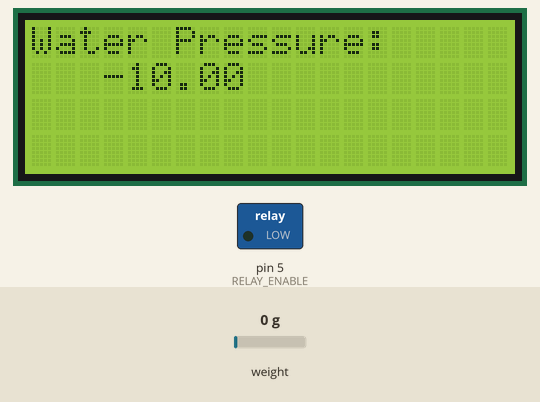
This sketch was run on a simulated Arduino Uno, built with avr-gcc and run on an emulated ATmega328P. On the bench: 20×4 character LCD, switched loads named in the sketch (green lamp = pin HIGH). The test bench sets the inputs (shaded band); at power-on: weight on the scale 0 g. What the sketch prints to the serial monitor is not drawn.

Above: at 1.3 s.
1.4 s: weight on the scale set to 3750 g
At 2.7 s:
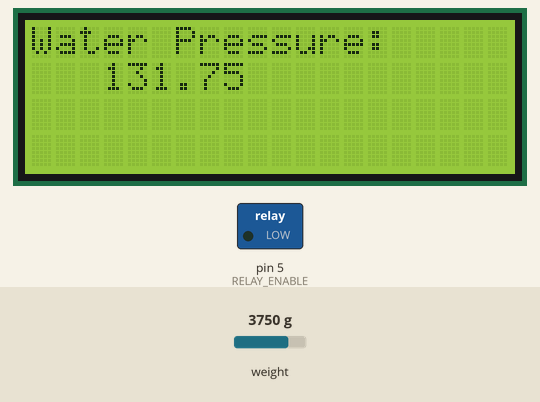
3.4 s: weight on the scale set to 100 g
At 4.9 s:
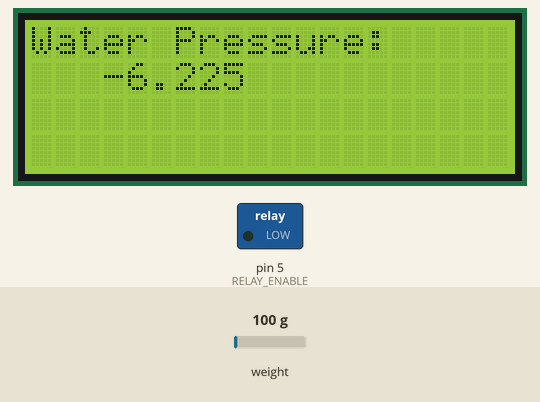
5.2 s: weight on the scale set to 1250 g
At 7.0 s:
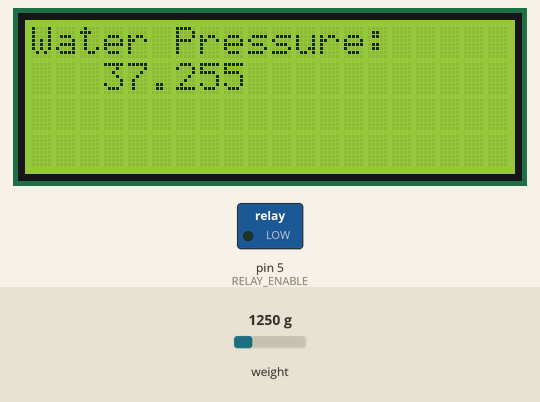
Timing chart, 0 to 8.5 s (numbered marks = the images above; inputs shaded):
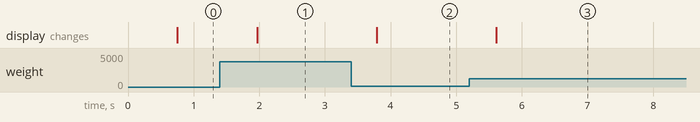

Measured:
- after the input at 1.4 s, the display: changes after 0.57 s (image 1)
- after the input at 3.4 s, the display: changes after 0.39 s (image 2)
- after the input at 5.2 s, the display: changes after 0.41 s (image 3)

The sketch:

open_Then_closed.ino
```cpp
/************************************************************
   Water Pressure Sensor, Water/Solenoid Valve, and
   LCD Display System
   - Ave Kludze, Biofoundry.
**************************************************************/

//Load Librariesd
#include "HX711.h"

#include <Wire.h>
#include <LiquidCrystal_I2C.h>
LiquidCrystal_I2C lcd(0x27,20,4);  // set the LCD address to 0x27 for a 16 chars and 2 line display

//Load Variables
int led = 13;
int num_samples = 5;
unsigned int lcd_r = 0, lcd_g = 0, lcd_b = 0;
unsigned long delaytime = 0, lighttime = 0;
float H_limit = 200.0; //high water pressure limit
float L_limit =  40.0;//low water pressure limit

//Load Timer Variables/Plotting Variables
unsigned long myTime;
unsigned long startMillis;
int valve_value= 300;


// HX711 circuit wiring
const int LOADCELL_DOUT_PIN = 3;
const int LOADCELL_SCK_PIN = 2;
float ADC_val_avg;
float Pressure;
volatile float f;

//Relay Board
const int RELAY_ENABLE = 5;

// System Delays
int valve_delay = 1000;
int LCD_delay = 500;

HX711 scale;

void setup() {
  // put your setup code here, to run once:
  startMillis = millis();

  //SetUp for Pressure Sensor
  Serial.begin(115200);
  scale.begin(LOADCELL_DOUT_PIN, LOADCELL_SCK_PIN); // initialize the pressure sensor

  //SetUp for LCD
  lcd.init();                      // initialize the lcd
  lcd.init();
  // Print a message to the LCD.
  lcd.backlight();
  lcd.setCursor(3,0);

  Serial.begin(115200);
  //Serial.println("hello start");
  lighttime = millis();
  lcd.setCursor(0, 0);

  //SetUp for Water Valve
  lcd.print("Water Pressure:");
 /// pinMode(led, OUTPUT);
  pinMode(RELAY_ENABLE,OUTPUT);
  digitalWrite(RELAY_ENABLE,HIGH); //Close Valve
  Serial.begin(115200);


}

void loop() {

  if (valve_value ==300){
    digitalWrite(RELAY_ENABLE,LOW);
  }

  // put your main code here, to run repeatedly:

  // Order: 1) Calculate Water Pressure 2) Display Water Pressure on LCD
  //        3) Open or Close Water Valve based on Water Pressure 4) Repeat Process

  // 1) Water Pressure Sensor Main Code
  //digitalWrite(RELAY_ENABLE,LOW);
  //digitalWrite(RELAY_ENABLE,HIGH); //Close VALVE

  myTime = millis();

  if (scale.is_ready()) {
    long reading = scale.read();

    //TEST:
    //f = scale.get_units(5);
    //Serial.println(f);


    //INSTANT:
    //Serial.print("HX711 reading: ");
    //Serial.println(reading);
    //Pressure  =  reading *0.00009-10; //- 10; // // units: mmHg
    //Serial.print("Pressure Reading (mmHg): ");
    //Serial.println(Pressure);

    //AVERAGE:
    //Serial.print("HX711 reading (average): ");
    ADC_val_avg = scale.read_average(num_samples);
    //Serial.println(ADC_val_avg);    // print the average of 20 readings from the ADC
    Pressure  =  ADC_val_avg *0.00009-10; //- 10; // // units: mmHg
    //Serial.print("Average Pressure Reading (mmHg): ");
    //Serial.println(Pressure);

    // NOTE:
    // equation from calibration curve: y = x*1*10^{-4}-13.825 where x is the ADC value
    // 9E-05x

  } else {
    //lcd.setCursor(3, 1);
    lcd.print(" "); //HX711_not_found.
    //lcd.clear();
    //delay(1000);
  }

  //delay(valve_delay);

  // 2) Load LCD Display with Water Pressure Valve
  lcd.setCursor(3, 1);
  //delay(LCD_delay);
  lcd.print(Pressure);
  //delay(LCD_delay);

  // 3) Open or Close Water/Solenoid Valve
  //delay(valve_delay); //Wait 1 Second

  if (Pressure > H_limit){ // Pressure Too HIGH. Open Valve.
    //lcd.print("Pressure High. Open Valve");
    //Serial.println("Pressure Too HIGH. Open Valve");  //CHANGE TO LCD
    //Serial.println("Relay On");
    digitalWrite(RELAY_ENABLE, HIGH);
    valve_value = 0;
    //Serial.println(valve_value);
    //if (digitalRead(RELAY_ENABLE) == 1){
     // valve_value = 300;
    //}
    //delay(valve_delay); //Wait 1 Second
    //lcd.print(Pressure)

  }
  else if (Pressure < L_limit){ // Pressure Too LOW. Close Valve.
    //lcd.print("Pressure Low. Close Valve");
    //Serial.println("Pressure Too LOW. Close Valve");
    //Serial.println("Relay OFF");
    digitalWrite(RELAY_ENABLE,LOW);
    //delay(valve_delay); //Wait 1 Second
    valve_value = 300;
    //Serial.println(valve_value);
    //if (digitalRead(RELAY_ENABLE) == 0){
      //valve_value = 0;
    //}
  }

  Serial.print("Sensor_Value:"); Serial.print(Pressure); Serial.print(", ");
  Serial.print("Valve_Open/Close:"); Serial.print(valve_value); Serial.  print(", ");
  Serial.println();

  //delay(valve_delay); //Wait 1 Second

//float H_limit = 100.0; //high water pressure limit
//float L_limit =  50 //low water pressure limit
//LCD Prints: Pressure & Valve/Open/Cloze
}
```
